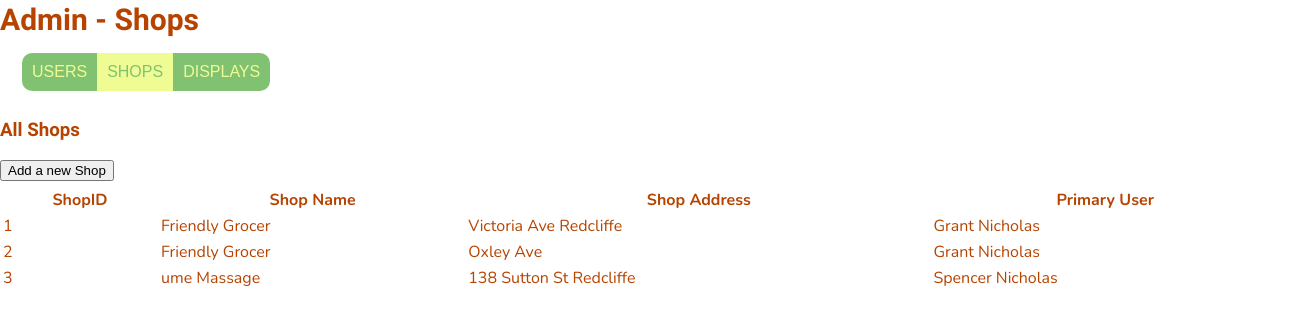
The page /adminShops (signed in) on the database its author committed.
### website/models.py (models this page shows)
class Shops(db.Model):
    shopID = db.Column(db.Integer, primary_key=True)
    shopName = db.Column(db.String(50), nullable=False)
    shopAddress = db.Column(db.String(120), nullable=False)
    primaryUserID = db.Column(db.Integer, db.ForeignKey('users.id', name='fk_shops_users'))
    displays = db.relationship('Displays', back_populates='shops')

class Users(db.Model, UserMixin):
    id = db.Column(db.Integer, primary_key=True)
    firstName = db.Column(db.String(50))
    lastName = db.Column(db.String(50))
    email = db.Column(db.String(120), unique=True, nullable=False)
    password = db.Column(db.String(150))
    phone = db.Column(db.String(20))
    userType = db.Column(db.Integer)
    shops = db.relationship('Shops', backref='user')
    items = db.relationship('Items', backref='user')

### website/views.py (the view)
@views.route('/adminShops', methods=['GET', 'POST'])
@login_required
def adminShops():
    user = current_user
    shops = Shops.query.all()  # retrieve all user data from the database
    users = Users.query.all()  # retrieve all user data from the database
    return render_template('adminShops.html', shops=shops, user=user, users=users)

### website/__init__.py (called while the page is built)
def create_app():
    app = Flask(__name__)
    app.config['SECRET_KEY'] = 'itAlwaysWorksInTheEnd'
    app.config['SQLALCHEMY_DATABASE_URI'] = f'sqlite:///{DB_NAME}'
    db.init_app(app)
    migrate.init_app(app, db)
    app.config['UPLOAD_FOLDER'] = UPLOAD_FOLDER
    from .views import views
    from .displays import displays
    from .auth import auth
    from .adsControl import adsControl
    app.register_blueprint(views, url_prefix='/')
    app.register_blueprint(displays, url_prefix='/')
    app.register_blueprint(auth, url_prefix='/')
    app.register_blueprint(adsControl, url_prefix='/')
    login_manager = LoginManager()
    login_manager.login_view = 'auth.login'
    login_manager.init_app(app)
    @login_manager.user_loader
    def load_user(id):
        from .models import Users
        return Users.query.get(int(id))
    return app

### website/templates/adminShops.html (shortened to what this page needs)
{% extends "base.html" %} {% block title %}Admin{% endblock %}
{% block content %}
    <div class="header" id="myHeader">
        <h2>Admin - Shops</h2>
    </div>
    <div>
        <form method="POST">
            <fieldset>
                <label for="users">Users</label>
                <label for="shops">Shops</label>
                <label for="displays">Displays</label>
            </fieldset>
        </form>
    </div>
    <div>
        <h3>All Shops</h3>
        {% block addNewContent %}
        <button type="button" onclick="window.location.href='/adminShopsAddNew';">Add a new Shop</button>
        <table>
            <thead>
                <tr>
                    <th>ShopID</th>
                    <th>Shop Name</th>
                    <th>Shop Address</th>
                    <th>Primary User</th>
                </tr>
            </thead>
            <tbody>
            {% for shop in shops %}
                <tr onclick="window.location.href='/adminShopEdit/{{ shop.shopID }}';" name="{{ shop.shopID }}">
                    <td>{{ shop.shopID }}</td>
                    <td>{{ shop.shopName }}</td>
                    <td>{{ shop.shopAddress }}</td>
                    <td>
                    {% for user in users %}
                        {% if user.id == shop.primaryUserID %}
                            {{ user.firstName }} {{ user.lastName }}
                        {% endif %}
                    {% endfor %}
                    </td>
                </tr>
            {% endfor %}
            </tbody>
        </table>
        {% endblock %}
    </div>
{% endblock %}

### website/static/style.css (style rules this page uses)
body { background: #ffffff; width: 1280px; height: 680px; font-family: 'Lobster', sans-serif; font-size: 1rem; color: #b64400; margin: 0px; }
h2 { font-size: 30px; margin-top: 2px; margin-bottom: 2px; }
fieldset { display:flex; width: fit-content; margin: 10px 10px; border-width: 0; }
fieldset input[type="radio"] + label { color: #EFFC93; background-color: #80C271; padding: 10px 10px; text-transform: uppercase; font-family: 'Orbitron', sans-serif; transition: 0.5s; }
fieldset input[type="radio"]:first-of-type + label { border-top-left-radius: 10px; border-bottom-left-radius: 10px; }
fieldset input[type="radio"]:last-of-type + label { border-top-right-radius: 10px; border-bottom-right-radius: 10px; }
fieldset input[type="radio"]:checked + label { color: #80C271; background-color: #EFFC93; }
p, table { font-family: 'Nunito', sans-serif; font-size: 16px; margin-top: 5px; margin-bottom: 5px; padding-top: 0; }
table { width: 100%; }
table { position: relative; top: 0; left: 0; width: 100%; }

### rows shown on the page
Shops: shopID "1", shopName "Friendly Grocer", shopAddress "Victoria Ave Redcliffe"
Users: firstName "Grant", lastName "Nicholas"
Shops: shopID "2", shopName "Friendly Grocer", shopAddress "Oxley Ave"
Shops: shopID "3", shopName "ume Massage", shopAddress "138 Sutton St Redcliffe"
Users: firstName "Spencer", lastName "Nicholas"
